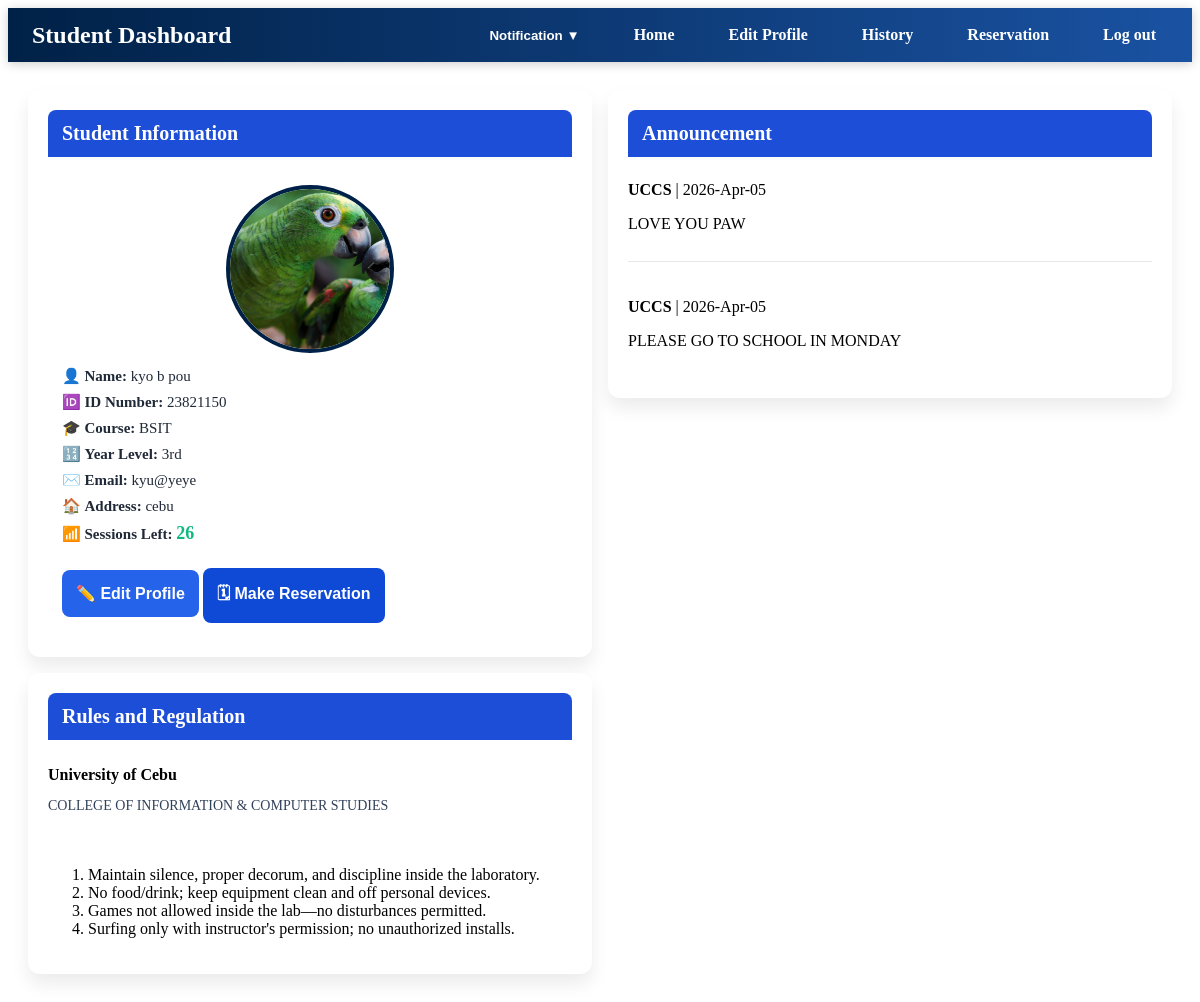
The page /profile.php (signed in) on the database as committed earlier.
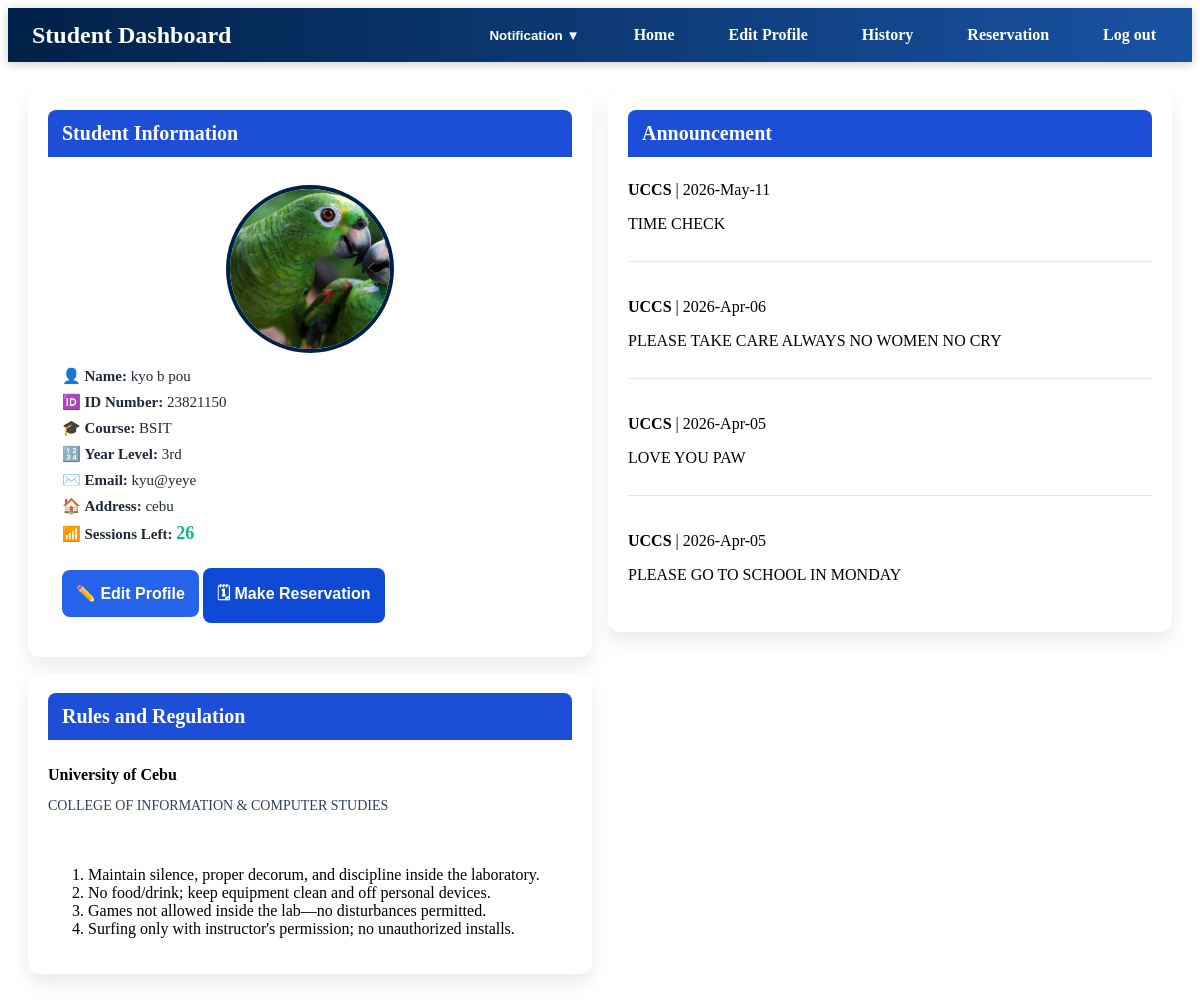
The same page on the database as committed later.
### tables this page shows
CREATE TABLE `announcements` (
  `id` int(11) NOT NULL,
  `title` varchar(255) NOT NULL,
  `message` text NOT NULL,
  `created_at` timestamp NOT NULL DEFAULT current_timestamp()
);

### profile.php (the view, shortened to what this page needs)
<?php
include "db.php";
$id = $_SESSION['id_number'];
$conn->query("CREATE TABLE IF NOT EXISTS sitin_reservations (
    id INT AUTO_INCREMENT PRIMARY KEY,
    id_number VARCHAR(50) NOT NULL,
    student_name VARCHAR(150) NOT NULL,
    purpose VARCHAR(255) NOT NULL,
    lab VARCHAR(50) NOT NULL,
    time_in TIME,
    `date` DATE,
    remaining_sessions INT NOT NULL,
    status ENUM('pending','approved','rejected','cancelled','completed') DEFAULT 'pending',
    time_out TIMESTAMP NULL,
    notified TINYINT(1) DEFAULT 0,
    created_at TIMESTAMP DEFAULT CURRENT_TIMESTAMP
) ENGINE=InnoDB DEFAULT CHARSET=utf8mb4");
$stmt = $conn->prepare("SELECT id_number, first_name, last_name, middle_name, course, year_level, email, address, photo, COALESCE(remaining_sessions, 28) as remaining_sessions FROM students WHERE id_number = ?");
$stmt->bind_param("s", $id);
$stmt->execute();
$result = $stmt->get_result();
$user = $result->fetch_assoc();
$announcements = $conn->query("SELECT * FROM announcements ORDER BY created_at DESC LIMIT 10");
?>
<!DOCTYPE html>
<html>
<head>
    <link rel="stylesheet" href="css/style.css">
</head>
<body>
<header class="topbar">
    <div class="topbar-left"><h2>Student Dashboard</h2></div>
    <nav class="topbar-nav">
        <div class="dropdown">
            <button class="dropbtn">Notification ▼</button>
        </div>
        <a href="Profile.php">Home</a>
        <a href="#" id="profileButton">Edit Profile</a>
        <a href="#" onclick="openFeature('historyModal')">History</a>
        <a href="#" onclick="openFeature('reservationModal')">Reservation</a>
        <a href="logout.php" class="logout-btn">Log out</a>
    </nav>
</header>
<main class="dashboard-grid">
    <section class="dashboard-card student-info-card">
        <h3>Student Information</h3>
        <div class="dashboard-card-content">
            <?php $hasPhoto = isset($user['photo']) && !empty($user['photo']); ?>
            <div class="profile-avatar-wrapper">
                <img src="<?php echo $hasPhoto ? 'uploads/'.htmlspecialchars($user['photo']) : 'https://via.placeholder.com/160?text=No+Photo'; ?>" alt="Student Photo" class="profile-photo profile-avatar">
            </div>
            <div class="profile-fields">
                <p>👤 <strong>Name:</strong> <?php echo htmlspecialchars(trim($user['first_name'].' '.$user['middle_name'].' '.$user['last_name'])); ?></p>
                <p>🆔 <strong>ID Number:</strong> <?php echo htmlspecialchars($user['id_number']); ?></p>
                <p>🎓 <strong>Course:</strong> <?php echo htmlspecialchars($user['course']); ?></p>
                <p>🔢 <strong>Year Level:</strong> <?php echo htmlspecialchars($user['year_level']); ?></p>
                <p>✉️ <strong>Email:</strong> <?php echo htmlspecialchars($user['email']); ?></p>
                <p>🏠 <strong>Address:</strong> <?php echo htmlspecialchars($user['address']); ?></p>
               <p>📶 <strong>Sessions Left:</strong> <span style="color:#10b981; font-weight:bold; font-size:18px;"><?php echo $user['remaining_sessions']; ?></span></p>
            </div>
            <button class="save-btn" onclick="openModal()">✏️ Edit Profile</button>
            <button class="save-btn" style="margin-top: 10px; background: #0f4ad6;" onclick="openFeature('reservationModal')">🗓 Make Reservation</button>
        </div>
    </section>
    <section class="dashboard-card announcement-card">
        <h3>Announcement</h3>
        <?php if ($announcements && $announcements->num_rows > 0): ?>
            <?php while ($a = $announcements->fetch_assoc()): ?>
                <div class="timeline-item">
                    <div><strong><?php echo htmlspecialchars($a['title']); ?></strong> | <?php echo date('Y-M-d', strtotime($a['created_at'])); ?></div>
                    <p><?php echo htmlspecialchars($a['message']); ?></p>
                </div>
            <?php endwhile; ?>
        <?php endif; ?>
    </section>
    <section class="dashboard-card rules-card">
        <h3>Rules and Regulation</h3>
        <div class="rules-title">University of Cebu</div>
        <div class="rules-subtitle">COLLEGE OF INFORMATION & COMPUTER STUDIES</div>
        <div class="rules-scroll">
            <ol>
                <li>Maintain silence, proper decorum, and discipline inside the laboratory.</li>
                <li>No food/drink; keep equipment clean and off personal devices.</li>
                <li>Games not allowed inside the lab—no disturbances permitted.</li>
                <li>Surfing only with instructor's permission; no unauthorized installs.</li>
            </ol>
        </div>
    </section>
</main>
</body>
</html>

Rows that differ between the two databases and show on the page:
added announcements: title "UCCS", created_at "2026-May-11", message "TIME CHECK"
added announcements: title "UCCS", created_at "2026-Apr-06", message "PLEASE TAKE CARE ALWAYS NO WOMEN NO CRY"
